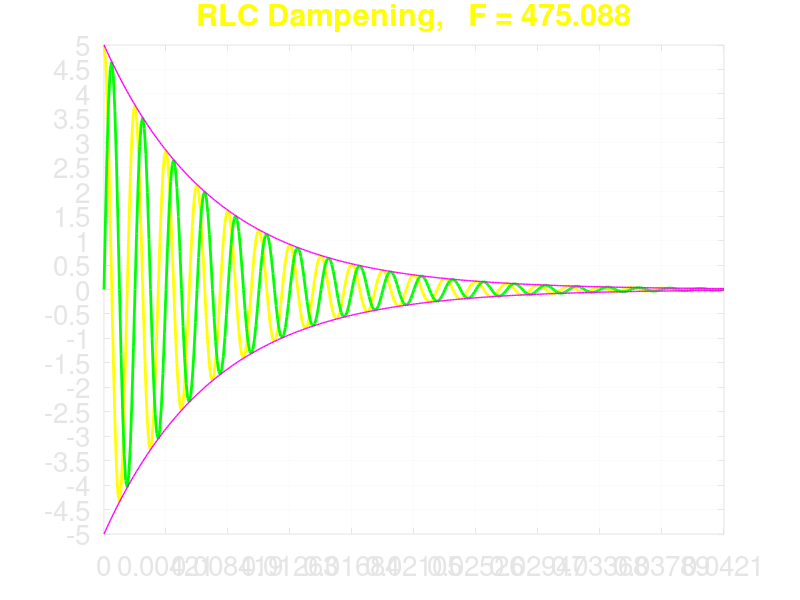

This chart was generated by the following MATLAB code:
# damped_RLC
warning('off', 'Octave:possible-matlab-short-circuit-operator');

close

L = 56E-3
C = 2E-6
R = 15
V0 = 5;
%------------------------------------------------------------------------------
function [zind] = zeroCross(M, pn)
% zeroCross(M, pn)
%     M = vector with values crossing zero
%     pn > 0: return indexes where M(ind) < 0 and M(index+1) > 0;
%     pn < 0: return indexes where M(ind) > 0 and M(index+1) < 0;
%     pn == 0: return indexes where M(ind) < 0 and M(index+1) > 0 and
%              indexes where M(ind) > 0 and M(index+1) < 0;

    if nargin < 2
        pn = 0;
    end
    % disp(pn)
    zind = [];
    n = numel(M);
    for t = 1:n - 1
        if (pn == 0) && (((M(t)<0) && (M(t+1)>0)) | ((M(t)>0) && (M(t+1)<0)))
            zind = [zind, t];
        elseif (pn > 0) && (M(t) < 0) && (M(t+1) > 0)
            zind = [zind, t];
        elseif (pn < 0) && (M(t) > 0) && (M(t+1) < 0)
            zind = [zind, t];
        end
    end
end
%------------------------------------------------------------------------------
w = sqrt(1/(L*C)-R^2/(4 * L^2))
f = w / (2 * pi)
y = R / (2 * L)
T = 1 / f
t = 0:T / 20:20*T;
qc = @(t, V0, R, L, C, y) V0 .* exp(-y.*t) .* cos(sqrt(1/(L*C)-R^2/(4*L^2)).*t);
qs = @(t, V0, R, L, C, y) V0 .* exp(-y.*t) .* sin(sqrt(1/(L*C)-R^2/(4*L^2)).*t);
q_env = @(t, V0, y) V0 .* exp(-y.*t);

vc = qc(t, V0, R, L, C, y);
vs = qs(t, V0, R, L, C, y);
v_env = q_env(t, V0, y);

figure();
axis();

pc = plot(t, vc, 'y', 'linewidth', 2); % dampened oscillations
hold on
ps = plot(t, vs, 'g', 'linewidth', 2); % dampened oscillations
ph = plot(t, v_env, 'm', 'linewidth', 1); % Positive envelope
phn = plot(t, -v_env, 'm', 'linewidth', 1); % Negative envelope

Zc = zeroCross(vc, -1) % Find indexes where cosin plot crosses zero.
Zs = zeroCross(vs, -1) % Find indexes where sin plot crosses zero.

%------------------------------------------------------------------------------
% set(gcf, 'Position', [145, 522, 1698, 954]);
pause(.5)
set(gcf, 'Position', [32, 250, 1700, 960]); % set figure size

titleStr = sprintf("RLC Dampening,   F = %d", f)

title(titleStr, 'fontsize', 30, 'fontweight', 'bold', 'color', 'y');
set(gca, 'fontsize', 20);
set(gca, 'XLim', [0, 20*T], 'YLim', [-V0, V0]);
set(gca, 'XTick', 0.00:2 * T:20*T);
set(gca, 'YTick', -V0:V0/10:V0);
set(gca, 'color', 'k');
set(gcf, 'color', 'k');
set(gca, 'XColor', [.9, .9, .9])
set(gca, 'YColor', [.9, .9, .9])
grid on;
